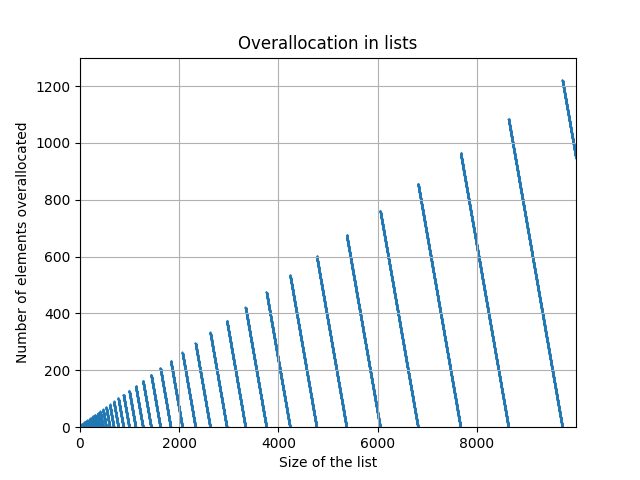

Reproduce this figure in Python.
"""
@File         : list_overallocation.py
@Author(s)    : Stephen CUI
@LastEditor(s): Stephen CUI
@CreatedTime  : 2024-03-02 14:45:05
@Email        : [email redacted]
@Description  : 
"""

from itertools import islice
import matplotlib.pyplot as plt


def overalloc_dict():
    o = list_overalloc()
    i = 1
    s, e, _ = next(o)
    while True:
        if i > e:
            s, e, _ = next(o)
        # 计算多余的数字
        yield e - i
        i += 1


def list_overalloc():
    s = 1
    while True:
        e = alloc = s + overalloc(s)
        yield s, e, alloc
        s = e + 1


overalloc = lambda N: (N >> 3) + (3 if N < 9 else 6)
plt.scatter(
    list(range(1, 10000)),
    list(islice(overalloc_dict(), 10000 - 1)),
    marker=".",
    s=1,
)
plt.ylim(0, 10000 - 1)
plt.xlim(0, 10000 - 1)
plt.ylim(0, 2000)
plt.ylim(0, 1500)
plt.ylim(0, 1400)
plt.ylim(0, 1300)
plt.xlabel("Size of the list")
plt.ylabel("Number of elements overallocated")
plt.grid()
plt.title("Overallocation in lists")
plt.savefig("figure/list_overallocation.png")
